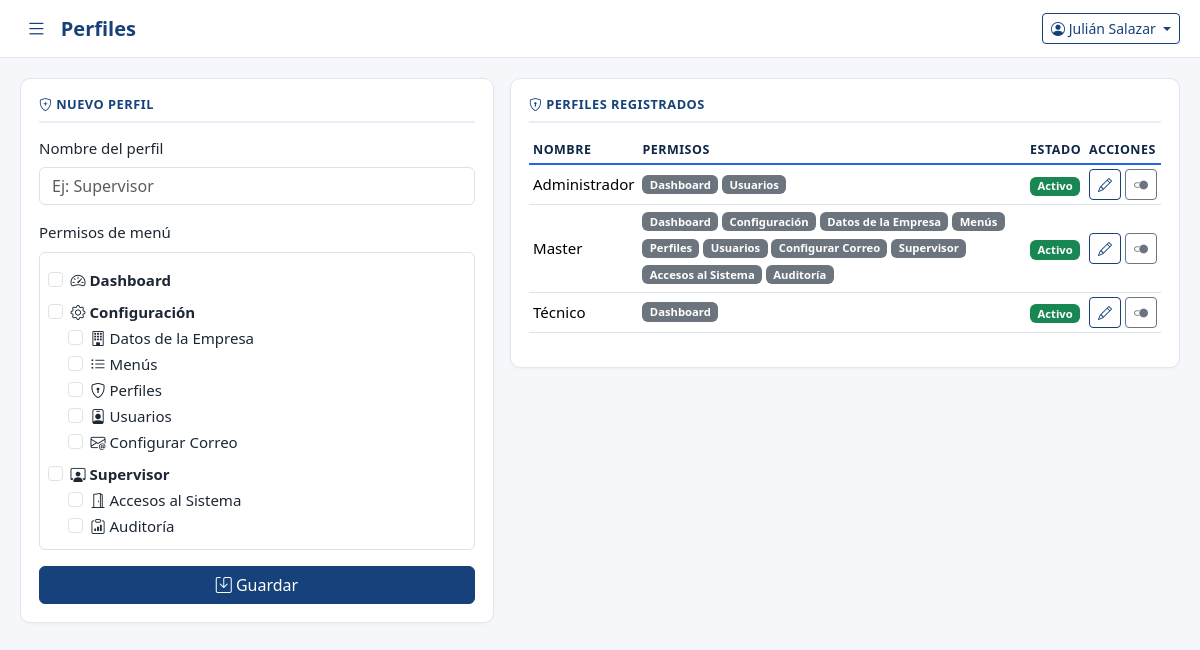
The page /sistema/perfiles.php (signed in) on the database its author committed.
### tables this page shows
CREATE TABLE `tbl_menu_admin` (
  `id` int(11) NOT NULL AUTO_INCREMENT,
  `nombre` varchar(100) NOT NULL,
  `url` varchar(150) NOT NULL,
  `icono` varchar(50) DEFAULT NULL,
  `orden` int(11) NOT NULL DEFAULT 0,
  `is_submenu` int(11) NOT NULL DEFAULT 0,
  `state` tinyint(1) NOT NULL DEFAULT 1,
  `user_ing` int(11) DEFAULT NULL,
  `fecha_hora_ing` datetime NOT NULL DEFAULT current_timestamp(),
  PRIMARY KEY (`id`)
);

CREATE TABLE `tbl_profiles` (
  `id` int(11) NOT NULL AUTO_INCREMENT,
  `nombre` varchar(80) NOT NULL,
  `permisos` text DEFAULT NULL COMMENT 'Lista de ids de tbl_menu_admin separados por coma',
  `state` tinyint(1) NOT NULL DEFAULT 1,
  `user_ing` int(11) DEFAULT NULL,
  `fecha_hora_ing` datetime NOT NULL DEFAULT current_timestamp(),
  PRIMARY KEY (`id`)
);

### sistema/includes/sidebar.php (called while the page is built, shortened)
<?php
$permisos = $_SESSION['tsp_permisos'] ?? [];
if ($permisos) {
    $placeholders = implode(',', array_fill(0, count($permisos), '?'));
    $stmtMenu = $pdo->prepare("SELECT * FROM tbl_menu_admin WHERE state = 1 AND is_submenu = 0 AND id IN ($placeholders) ORDER BY orden ASC");
    $stmtMenu->execute($permisos);
    $opcionesMenu = $stmtMenu->fetchAll();
}
?>

### sistema/includes/functions.php (called while the page is built, shortened)
<?php
function limpiar($valor) {
    return htmlspecialchars(trim($valor ?? ''), ENT_QUOTES, 'UTF-8');
}

### sistema/perfiles.php (the view, shortened to what this page needs)
<?php
require_once __DIR__ . '/includes/auth.php';
require_once __DIR__ . '/includes/functions.php';
$perfiles = $pdo->query("SELECT * FROM tbl_profiles ORDER BY nombre ASC")->fetchAll();
$todasLasOpciones = $pdo->query("SELECT * FROM tbl_menu_admin WHERE state = 1 ORDER BY orden ASC")->fetchAll();
$opcionesPadre = array_values(array_filter($todasLasOpciones, fn($o) => (int)$o['is_submenu'] === 0));
$opcionesMenuPermisos = [];
foreach ($opcionesPadre as $padre) {
    $opcionesMenuPermisos[] = $padre;
    foreach ($todasLasOpciones as $hijo) {
        if ((int)$hijo['is_submenu'] === (int)$padre['id']) {
            $opcionesMenuPermisos[] = $hijo;
        }
    }
}
include __DIR__ . '/includes/header.php';
?>
<div class="row g-3">
    <div class="col-lg-5">
        <div class="card-panel">
            <h6 class="panel-title" id="tituloForm"><i class="bi bi-shield-plus"></i> Nuevo Perfil</h6>
            <form method="post" id="formPerfil">
                <div class="mb-3">
                    <label class="form-label">Nombre del perfil</label>
                    <input type="text" name="nombre" id="pf_nombre" class="form-control" placeholder="Ej: Supervisor" required>
                </div>
                <div class="mb-3">
                    <label class="form-label">Permisos de menú</label>
                    <div class="border rounded p-2" style="max-height:300px; overflow-y:auto;">
                        <?php foreach ($opcionesMenuPermisos as $opcion): ?>
                            <div class="form-check <?= $opcion['is_submenu'] ? '' : 'mt-2' ?>" style="<?= $opcion['is_submenu'] ? 'margin-left:20px;' : '' ?>">
                                <input class="form-check-input permiso-checkbox" type="checkbox" name="permisos[]" value="<?= $opcion['id'] ?>" id="permiso_<?= $opcion['id'] ?>">
                                <label class="form-check-label <?= $opcion['is_submenu'] ? '' : 'fw-semibold' ?>" for="permiso_<?= $opcion['id'] ?>">
                                    <i class="bi <?= limpiar($opcion['icono']) ?>"></i> <?= limpiar($opcion['nombre']) ?>
                                </label>
                            </div>
                        <?php endforeach; ?>
                    </div>
                </div>
                <button class="btn btn-tsp w-100" type="submit"><i class="bi bi-save"></i> Guardar</button>
            </form>
        </div>
    </div>
    <div class="col-lg-7">
        <div class="card-panel">
            <h6 class="panel-title"><i class="bi bi-shield-lock"></i> Perfiles Registrados</h6>
            <div class="table-responsive">
                <table class="table table-sm table-tsp align-middle">
                    <thead><tr><th>Nombre</th><th>Permisos</th><th>Estado</th><th>Acciones</th></tr></thead>
                    <tbody>
                    <?php foreach ($perfiles as $perfil): ?>
                        <?php
                            $idsPermitidos = array_filter(array_map('trim', explode(',', $perfil['permisos'] ?? '')));
                            $nombresPermitidos = array_filter($opcionesMenuPermisos, fn($o) => in_array((string)$o['id'], $idsPermitidos));
                        ?>
                        <tr>
                            <td><?= limpiar($perfil['nombre']) ?></td>
                            <td>
                                <?php foreach ($nombresPermitidos as $np): ?>
                                    <span class="badge bg-secondary mb-1"><?= limpiar($np['nombre']) ?></span>
                                <?php endforeach; ?>
                            </td>
                            <td><span class="badge <?= (int)$perfil['state']===1?'bg-success':'bg-secondary' ?>"><?= (int)$perfil['state']===1?'Activo':'Inactivo' ?></span></td>
                            <td class="text-nowrap">
                                <button class="btn btn-sm btn-outline-tsp" onclick='editarPerfil(<?= json_encode($perfil, JSON_HEX_APOS|JSON_HEX_QUOT) ?>)'><i class="bi bi-pencil"></i></button>
                                <a href="perfiles.php?toggle=<?= $perfil['id'] ?>" class="btn btn-sm btn-outline-secondary" onclick="return confirmarAccion('¿Cambiar el estado de este perfil?')"><i class="bi bi-toggle2-on"></i></a>
                            </td>
                        </tr>
                    <?php endforeach; ?>
                    </tbody>
                </table>
            </div>
        </div>
    </div>
</div>
<?php include __DIR__ . '/includes/footer.php'; ?>

### sistema/assets/css/style.css (style rules this page uses)
:root { --azul-oscuro: #0f2647; --azul-principal: #17417a; --azul-medio: #2563eb; --azul-claro: #e6edfb; --naranja: #f0803c; --crema: #f5f7fb; --texto: #1c2733; --rojo: #c0392b; --sidebar-width: 250px; }
* { box-sizing: border-box; }
body { background-color: var(--crema); color: var(--texto); font-family: 'Segoe UI', Roboto, Arial, sans-serif; font-size: 0.94rem; }
.card-panel { background: #fff; border: 1px solid #e2e6ee; border-radius: 10px; padding: 18px; margin-bottom: 18px; box-shadow: 0 1px 3px rgba(0,0,0,0.04); }
.card-panel h6.panel-title { color: var(--azul-principal); font-weight: 700; letter-spacing: 0.5px; font-size: 0.8rem; text-transform: uppercase; margin-bottom: 14px; border-bottom: 2px solid var(--azul-claro); padding-bottom: 8px; }
.btn-tsp { background: var(--azul-principal); border-color: var(--azul-principal); color: #fff; }
.btn-outline-tsp { border-color: var(--azul-principal); color: var(--azul-principal); }
.table-tsp thead { background: var(--azul-claro); }
.table-tsp thead th { color: var(--azul-oscuro); font-size: 0.78rem; text-transform: uppercase; letter-spacing: .5px; border-bottom: 2px solid var(--azul-medio); }
.table-tsp td, .table-tsp th { vertical-align: middle; }

### rows shown on the page
tbl_menu_admin: nombre "Dashboard"
tbl_menu_admin: nombre "Configuración"
tbl_menu_admin: nombre "Datos de la Empresa"
tbl_menu_admin: nombre "Menús"
tbl_menu_admin: nombre "Perfiles"
tbl_menu_admin: nombre "Usuarios"
tbl_menu_admin: nombre "Configurar Correo"
tbl_menu_admin: nombre "Supervisor"
tbl_menu_admin: nombre "Accesos al Sistema"
tbl_menu_admin: nombre "Auditoría"
tbl_profiles: nombre "Administrador", state "Activo"
tbl_profiles: nombre "Master", state "Activo"
tbl_profiles: nombre "Técnico", state "Activo"

### other values the page prints
limpiar($tituloPagina ?? '') "Perfiles"
limpiar($_SESSION['tsp_nombre'] ?? '') "Julián Salazar"
